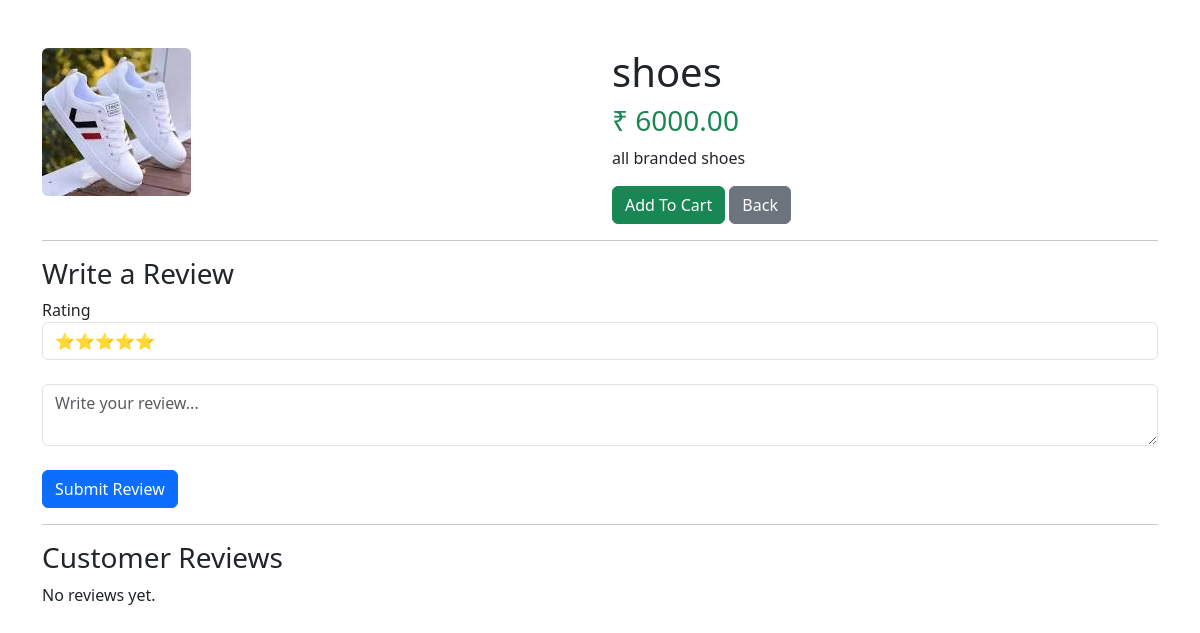
The app's page /product/3/, older data.
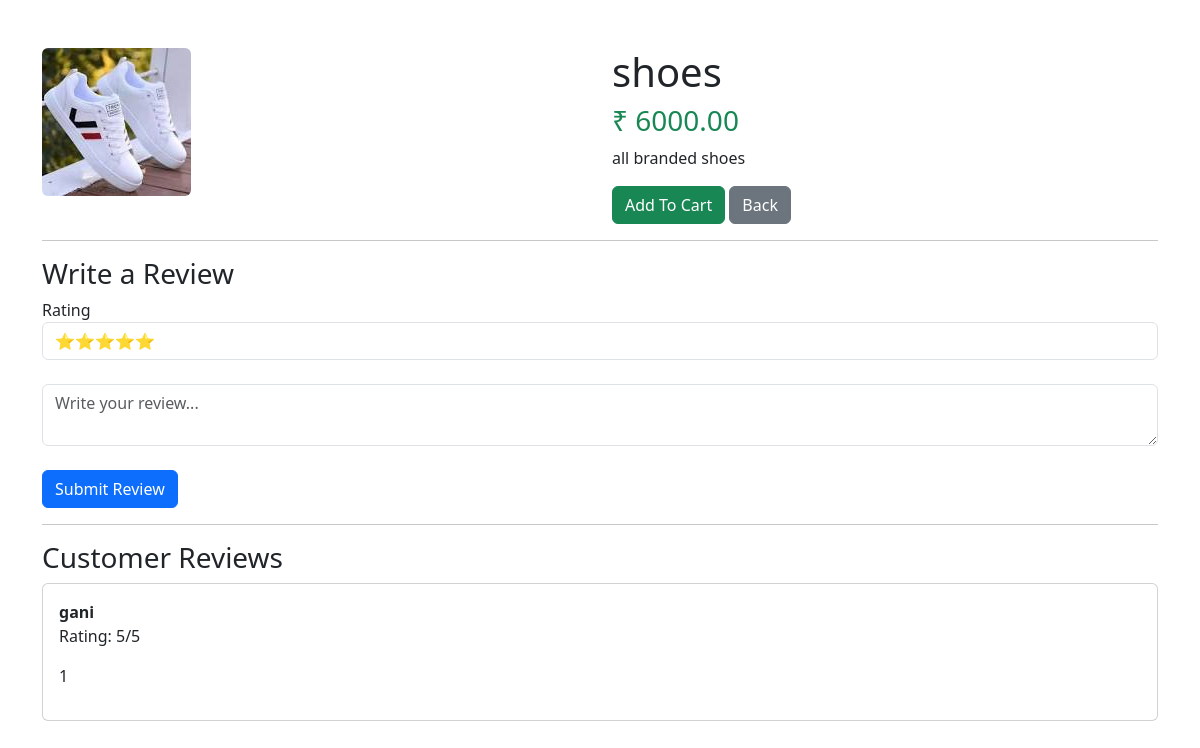
The same page, newer data.
### store/models.py (models this page shows, shortened)
class Review(models.Model):
    product = models.ForeignKey(Product, on_delete=models.CASCADE)
    user = models.ForeignKey(User, on_delete=models.CASCADE)
    rating = models.IntegerField()   # 1 to 5 stars
    comment = models.TextField()
    created_at = models.DateTimeField(auto_now_add=True)

### store/views.py (the view)
def product_detail(request, product_id):
    product = get_object_or_404(
        Product,
        id=product_id
    )
    reviews = Review.objects.filter(
        product=product
    )
    return render(
        request,
        'product_details.html',
        {
            'product': product,
            'reviews': reviews
        }
    )

### store/templates/product_details.html (shortened to what this page needs)
<!DOCTYPE html>
<html>
<head>
    <link href="https://cdn.jsdelivr.net/npm/bootstrap@5.3.3/dist/css/bootstrap.min.css" rel="stylesheet">
</head>
<body>
<div class="container mt-5">
    <div class="row">
        <div class="col-md-6">
            {% if product.image %}
                <img src="{{ product.image.url }}"
                     class="img-fluid rounded">
            {% endif %}
        </div>
        <div class="col-md-6">
            <h1>{{ product.name }}</h1>
            <h3 class="text-success">
                ₹ {{ product.price }}
            </h3>
            <p>
                {{ product.description }}
            </p>
            <a href="{% url 'store:add_to_cart' product.id %}"
               class="btn btn-success">
                Add To Cart
            </a>
            <a href="{% url 'store:home' %}"
               class="btn btn-secondary">
                Back
            </a>
        </div>
    </div>
    <hr>
    <h3>Write a Review</h3>
    <form method="POST"
          action="{% url 'store:add_review' product.id %}">
        <label>Rating</label>
        <select name="rating" class="form-control">
            <option value="5">⭐⭐⭐⭐⭐</option>
        </select>
        <br>
        <textarea
            name="comment"
            class="form-control"
            placeholder="Write your review..."
            required></textarea>
        <br>
        <button type="submit"
                class="btn btn-primary">
            Submit Review
        </button>
    </form>
    <hr>
    <h3>Customer Reviews</h3>
    {% for review in reviews %}
    <div class="card p-3 mb-3">
        <strong>{{ review.user.username }}</strong>
        <p>
            Rating: {{ review.rating }}/5
        </p>
        <p>
            {{ review.comment }}
        </p>
    </div>
    {% empty %}
    <p>No reviews yet.</p>
    {% endfor %}
</div>
</body>
</html>

Row changes from the older to the newer data that the page shows:
added Review: user.username "gani", rating "5", comment "1"
Text that changed along with them:
text no longer shown: "No reviews yet."
